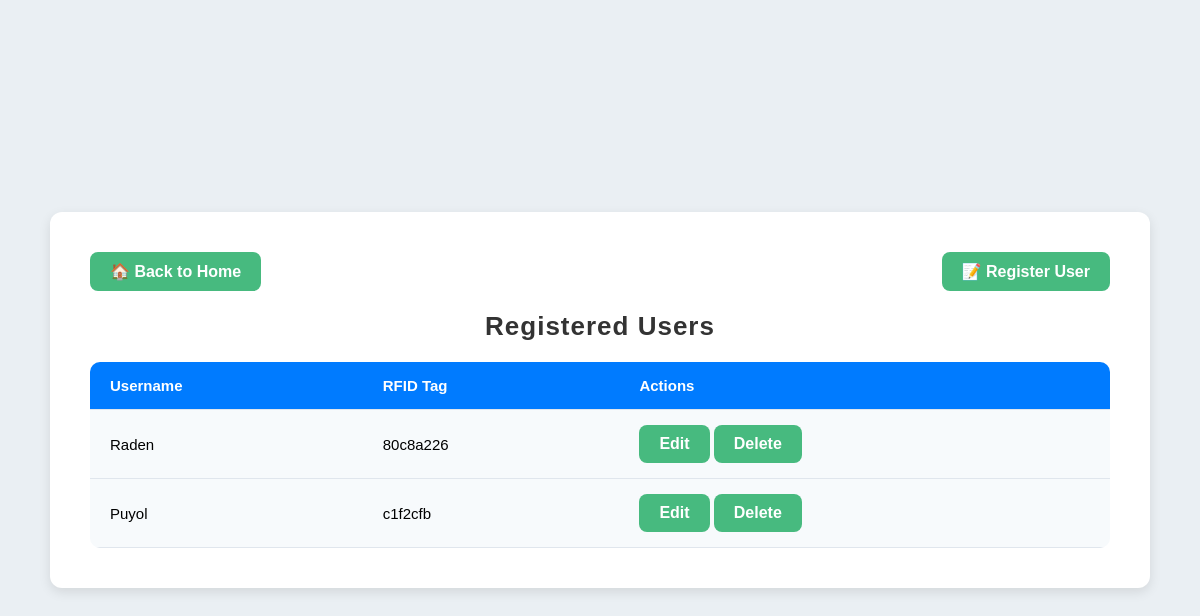
The app's page /view_users, older data.
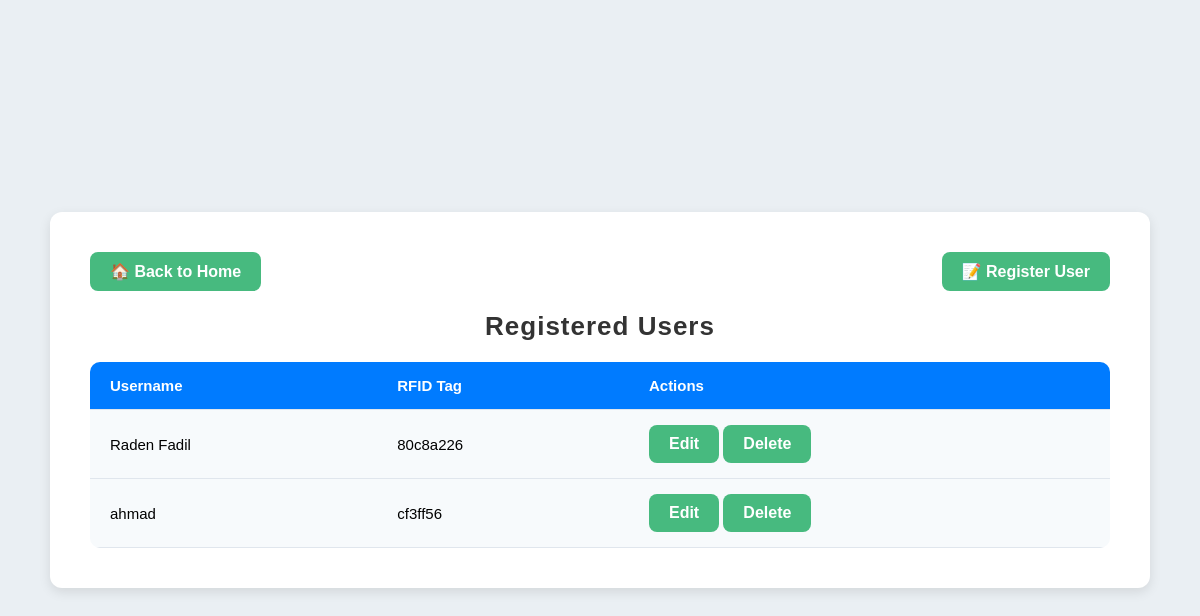
The same page, newer data.
### tables this page shows
CREATE TABLE users (
        id INTEGER PRIMARY KEY AUTOINCREMENT,
        username TEXT NOT NULL UNIQUE,
        pin TEXT NOT NULL,  -- Kolom PIN
        rfid_tag TEXT NOT NULL UNIQUE,
        created_at DATETIME DEFAULT CURRENT_TIMESTAMP
    );

### app.py (the view)
@app.route('/view_users')
def view_users():
    conn = get_db_connection()
    cursor = conn.cursor()
    cursor.execute("SELECT id, username, rfid_tag FROM users")
    users = cursor.fetchall()
    conn.close()
    return render_template('view_users.html', users=users)

### app.py (called while the page is built)
def get_db_connection():
    conn = sqlite3.connect('smart_locker.db')
    conn.row_factory = sqlite3.Row
    return conn

### templates/view_users.html (shortened to what this page needs)
<!DOCTYPE html>
<html lang="en">
<head>
</head>
<body>
    <div class="container">
        <div class="button-container">
            <a href="/index" class="button-35">🏠 Back to Home</a>
            <a href="{{ url_for('show_register') }}" class="button-35">📝 Register User</a>
        </div>
        <h1>Registered Users</h1>
        <table>
            <thead>
                <tr>
                    <th>Username</th>
                    <th>RFID Tag</th>
                    <th>Actions</th>
                </tr>
            </thead>
            <tbody>
                {% for user in users %}
                <tr>
                    <td>{{ user['username'] }}</td>
                    <td>{{ user['rfid_tag'] }}</td>
                    <td>
                        <a href="{{ url_for('update_user', user_id=user['id']) }}" class="button-35">Edit</a>
                        <form action="{{ url_for('delete_user', user_id=user['id']) }}" method="POST" style="display:inline;">
                            <button type="submit" class="button-35" onclick="return confirm('Are you sure?')">Delete</button>
                        </form>
                    </td>
                </tr>
                {% endfor %}
            </tbody>
        </table>
    </div>
</body>
</html>

### templates/view_users.html (style rules this page uses)
* { margin: 0; padding: 0; box-sizing: border-box; font-family: 'Arial', sans-serif; }
body { background-color: #eaeff3; display: flex; justify-content: center; align-items: center; min-height: 100vh; padding: 20px; }
.container { background-color: #ffffff; padding: 40px; border-radius: 12px; box-shadow: 0 4px 12px rgba(0, 0, 0, 0.1); width: 95%; max-width: 1100px; }
h1 { text-align: center; margin-bottom: 20px; color: #333; font-size: 26px; letter-spacing: 1px; }
.button-container { display: flex; justify-content: space-between; margin-bottom: 20px; }
.button-35 { display: inline-flex; align-items: center; justify-content: center; background-color: #47BA7F; color: #ffffff; border: none; padding: 10px 20px; border-radius: 8px; font-size: 16px; font-weight: 600; cursor: pointer; transition: background-color 0.3s, transform 0.1s; text-decoration: none; }
table { width: 100%; border-collapse: collapse; margin-top: 20px; border-radius: 10px; overflow: hidden; background-color: #f7fafc; }
thead { background-color: #007bff; color: #ffffff; font-size: 16px; }
th, td { padding: 15px 20px; text-align: left; font-size: 15px; border-bottom: 1px solid #e0e6ed; }

Row changes from the older to the newer data that the page shows:
removed users: username "Puyol", rfid_tag "c1f2cfb"
changed users: username "Raden" → "Raden Fadil"
added users: username "ahmad", rfid_tag "cf3ff56"
